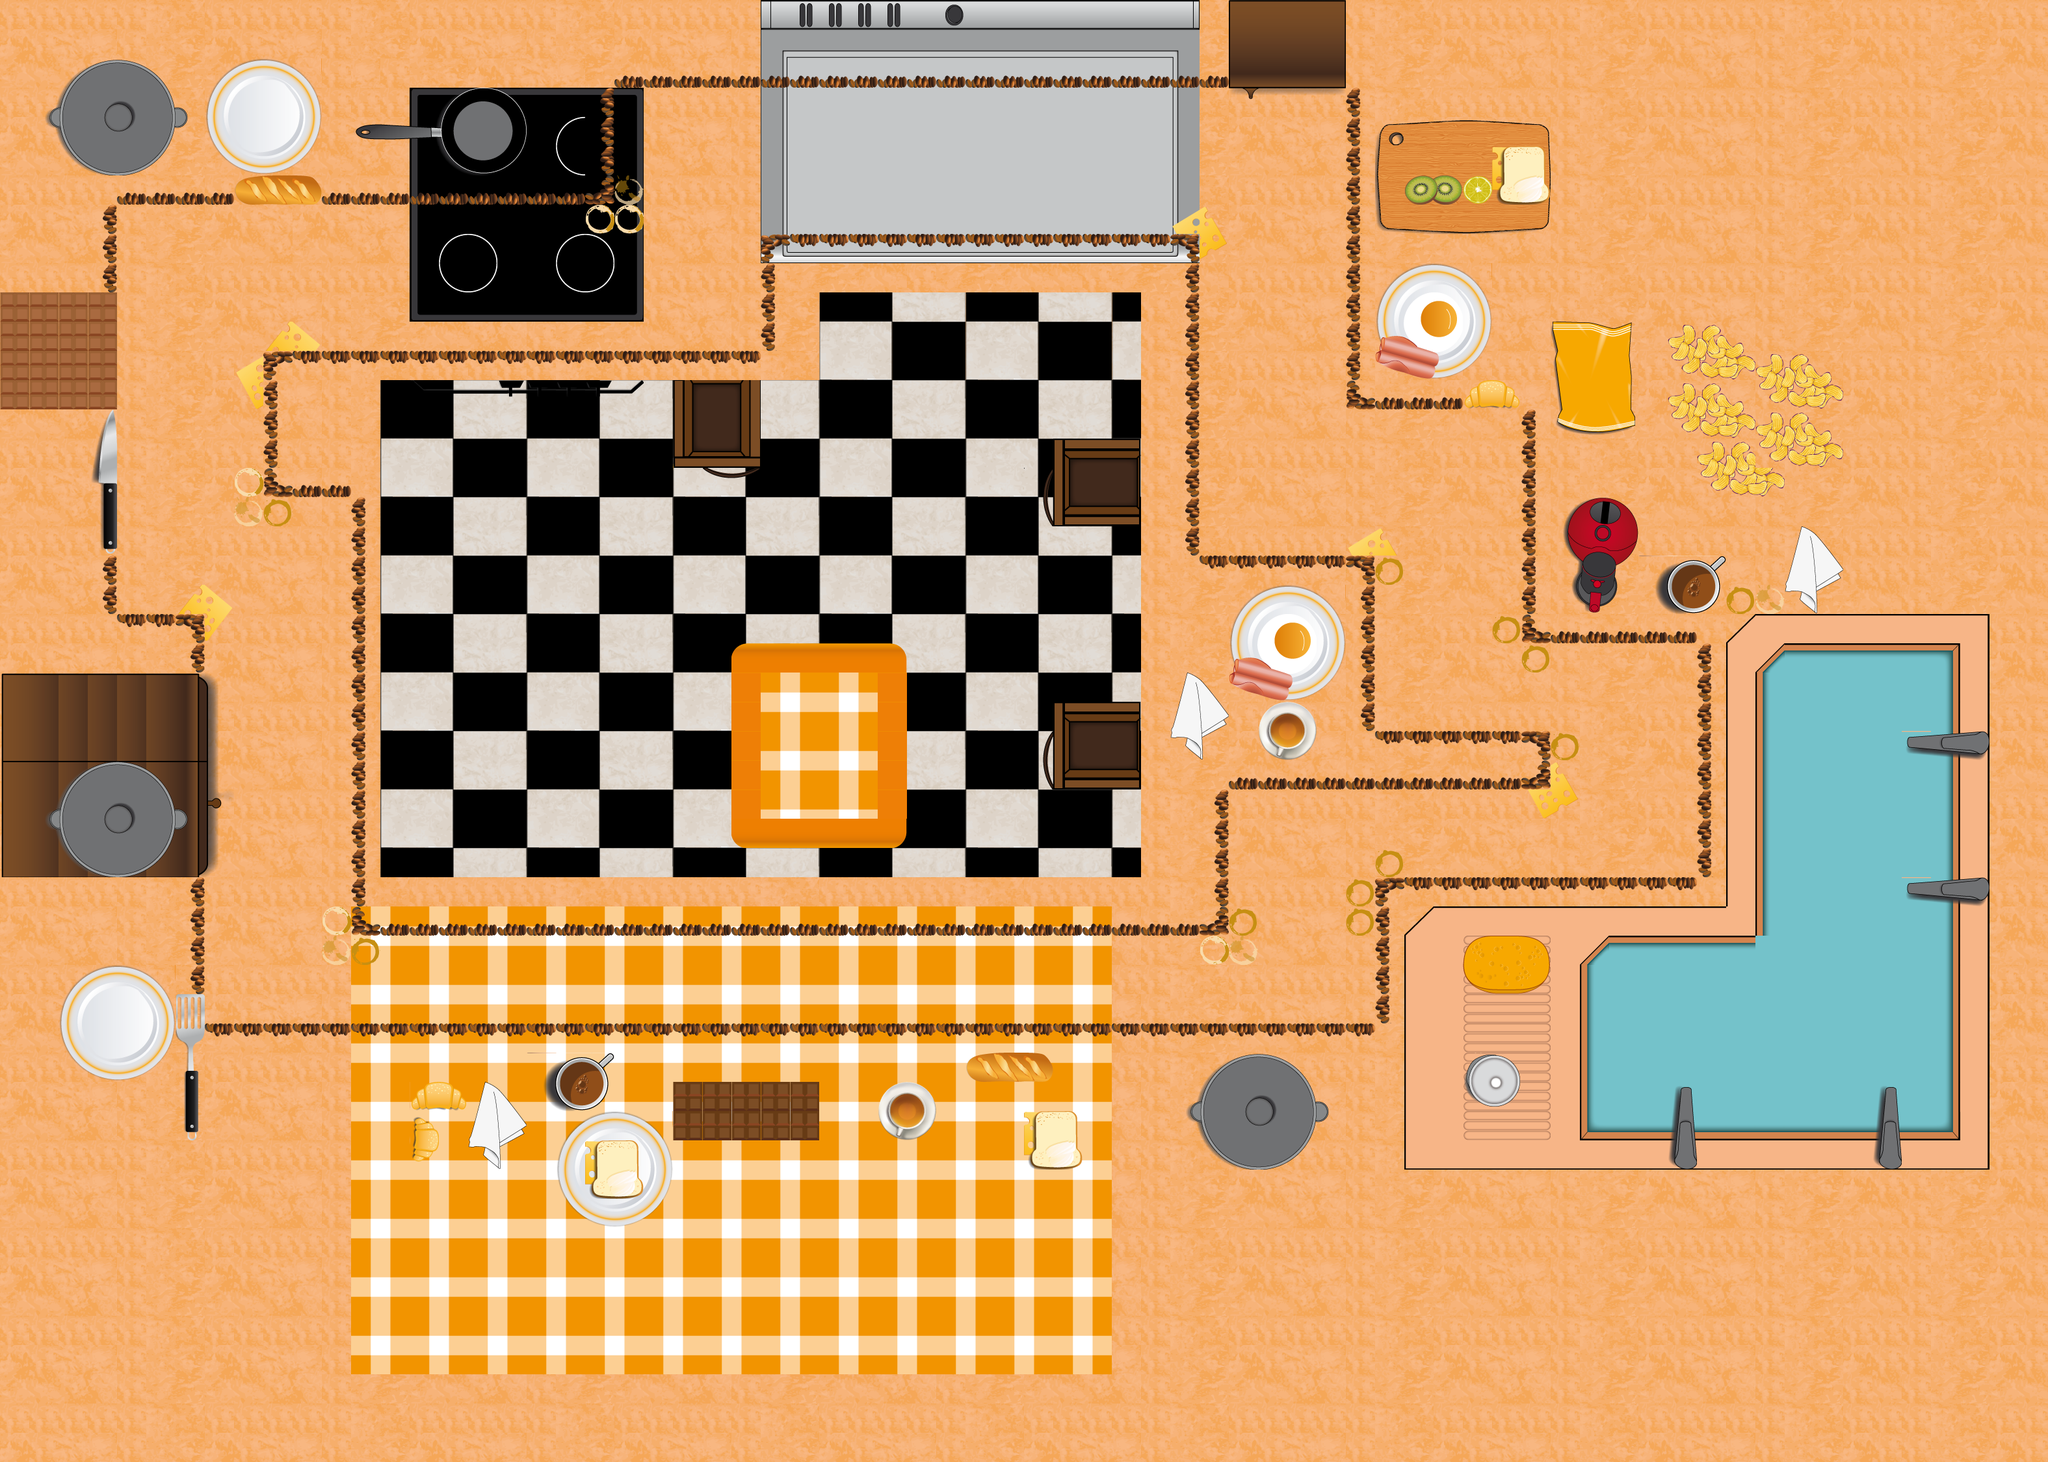

Tiled map render using the project's own tile images. Description and the map definition, with tile-layer contents summarised, below:
An orthogonal 70x50 tile map with 45x45 px tiles, 4 tile layers (Capa 1, Capa 2, Capa 3, Capa 4) and 66 objects (34x Vertical, 16x Horizontal, 10x Item_box, 5x check, GoalV).

<map version="1.0" orientation="orthogonal" width="70" height="50" tilewidth="45" tileheight="45">
 <properties>
  <property name="ancho_meta" value="5" />
  <property name="ancho_pista" value="5" />
  <property name="collision_map" value="collisionmapkitchen.png" />
  <property name="grado_coche" value="180" />
  <property name="tileset_alto" value="40" />
  <property name="tileset_ancho" value="21" />
  <property name="music" value="Dance Cleopatra - Zamalska.ogg" />
 </properties>
 <tileset firstgid="1" name="tilesetkitchen" tilewidth="45" tileheight="45">
  <image source="tilesetkitchen.png" width="945" height="1802" />
 </tileset>
 <layer name="Capa 1" width="70" height="50">
  <data>[3500 cells, 3500 non-empty, 78 distinct tile ids]</data>
 </layer>
 <layer name="Capa 2" width="70" height="50">
  <data>[3500 cells, 793 non-empty, 245 distinct tile ids]</data>
 </layer>
 <layer name="Capa 3" width="70" height="50">
  <data>[3500 cells, 115 non-empty, 79 distinct tile ids]</data>
 </layer>
 <layer name="Capa 4" width="70" height="50">
  <data>[3500 cells, 0 non-empty, 0 distinct tile ids]</data>
 </layer>
 <objectgroup name="checkpoints" width="70" height="50" visible="0">
  <object name="0" type="GoalV" x="1260" y="135" width="45" height="45" />
  <object name="1" type="Vertical" x="1170" y="135" width="45" height="45" />
  <object name="2" type="Vertical" x="900" y="315" width="45" height="45" />
  <object name="3" type="Vertical" x="810" y="315" width="45" height="45" />
  <object name="4" type="Vertical" x="720" y="315" width="45" height="45" />
  <object name="5" type="Vertical" x="630" y="315" width="45" height="45" />
  <object name="6" type="Vertical" x="540" y="315" width="45" height="45" />
  <object name="7" type="Vertical" x="450" y="315" width="45" height="45" />
  <object name="8" type="Horizontal" x="180" y="540" width="45" height="45" />
  <object name="9" type="Horizontal" x="180" y="630" width="45" height="45" />
  <object name="10" type="Horizontal" x="180" y="720" width="45" height="45" />
  <object name="11" type="Horizontal" x="315" y="945" width="45" height="45" />
  <object name="12" type="Horizontal" x="315" y="1035" width="45" height="45" />
  <object name="13" type="Horizontal" x="315" y="1125" width="45" height="45" />
  <object name="14" type="Horizontal" x="315" y="1215" width="45" height="45" />
  <object name="15" type="Horizontal" x="315" y="1305" width="45" height="45" />
  <object name="16" type="Horizontal" x="315" y="1395" width="45" height="45" />
  <object name="18" type="Vertical" x="630" y="1440" width="45" height="45" />
  <object name="19" type="Vertical" x="720" y="1440" width="45" height="45" />
  <object name="22" type="Vertical" x="990" y="1440" width="45" height="45" />
  <object name="17" type="Vertical" x="540" y="1440" width="45" height="45" />
  <object name="21" type="Vertical" x="900" y="1440" width="45" height="45" />
  <object name="20" type="Vertical" x="810" y="1440" width="45" height="45" />
  <object name="24" type="Vertical" x="1170" y="1440" width="45" height="45" />
  <object name="25" type="Vertical" x="1260" y="1440" width="45" height="45" />
  <object name="28" type="Vertical" x="1530" y="1440" width="45" height="45" />
  <object name="23" type="Vertical" x="1080" y="1440" width="45" height="45" />
  <object name="27" type="Vertical" x="1440" y="1440" width="45" height="45" />
  <object name="26" type="Vertical" x="1350" y="1440" width="45" height="45" />
  <object name="30" type="Vertical" x="1710" y="1440" width="45" height="45" />
  <object name="29" type="Vertical" x="1620" y="1440" width="45" height="45" />
  <object name="31" type="Vertical" x="1800" y="1440" width="45" height="45" />
  <object name="32" type="Horizontal" x="1890" y="1350" width="45" height="45" />
  <object name="33" type="Vertical" x="2115" y="1215" width="45" height="45" />
  <object name="34" type="Vertical" x="2205" y="1215" width="45" height="45" />
  <object name="35" type="Vertical" x="2295" y="1215" width="45" height="45" />
  <object name="36" type="Vertical" x="2385" y="1215" width="45" height="45" />
  <object name="37" type="Horizontal" x="2385" y="1125" width="45" height="45" />
  <object name="38" type="Vertical" x="2340" y="990" width="45" height="45" />
  <object name="39" type="Horizontal" x="2115" y="945" width="45" height="45" />
  <object name="40" type="Horizontal" x="2115" y="855" width="45" height="45" />
  <object name="41" type="Vertical" x="2070" y="630" width="45" height="45" />
  <object name="42" type="Horizontal" x="1845" y="585" width="45" height="45" />
  <object name="44" type="Horizontal" x="1845" y="405" width="45" height="45" />
  <object name="43" type="Horizontal" x="1845" y="495" width="45" height="45" />
  <object name="45" type="Vertical" x="1800" y="135" width="45" height="45" />
  <object name="46" type="Vertical" x="1710" y="135" width="45" height="45" />
  <object name="48" type="Vertical" x="1530" y="135" width="45" height="45" />
  <object name="47" type="Vertical" x="1620" y="135" width="45" height="45" />
  <object name="50" type="Vertical" x="1350" y="135" width="45" height="45" />
  <object name="49" type="Vertical" x="1440" y="135" width="45" height="45" />
 </objectgroup>
 <objectgroup name="objetos" width="70" height="50" visible="0">
  <object name="1" type="check" x="765" y="405" width="45" height="45" />
  <object name="2" type="check" x="405" y="1395" width="45" height="45" />
  <object name="3" type="check" x="1980" y="1350" width="45" height="45" />
  <object name="4" type="check" x="2205" y="855" width="45" height="45" />
  <object name="5" type="check" x="1755" y="225" width="45" height="45" />
  <object name="Item_box" type="Item_box" x="495" y="360" width="45" height="45" />
  <object name="Item_box" type="Item_box" x="495" y="450" width="45" height="45" />
  <object name="Item_box" type="Item_box" x="450" y="1350" width="45" height="45" />
  <object name="Item_box" type="Item_box" x="360" y="1350" width="45" height="45" />
  <object name="Item_box" type="Item_box" x="2025" y="1350" width="45" height="45" />
  <object name="Item_box" type="Item_box" x="1935" y="1350" width="45" height="45" />
  <object name="Item_box" type="Item_box" x="2070" y="675" width="45" height="45" />
  <object name="Item_box" type="Item_box" x="2070" y="765" width="45" height="45" />
  <object name="Item_box" type="Item_box" x="1710" y="270" width="45" height="45" />
  <object name="Item_box" type="Item_box" x="1710" y="180" width="45" height="45" />
 </objectgroup>
</map>
